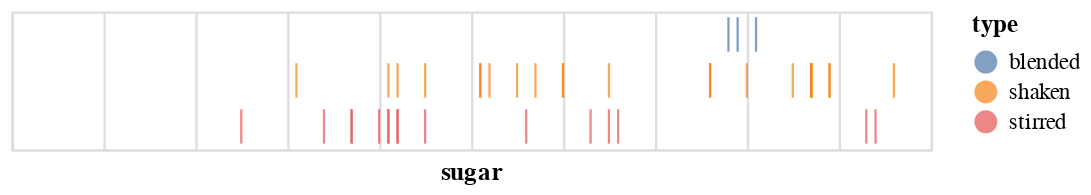

Write notebook code for a chart like this one.
### Code cell
base.mark_tick().encode(
    alt.X('sugar', axis=alt.Axis(labels=False, domain=False, ticks=False)),
    alt.Y('type', title='', axis=alt.Axis(labels=False, domain=False, ticks=False)),
    color=alt.condition(brush, 'type', alt.value('lightgrey'))
)

### Figure 1 — Vega-Lite specification as saved in the notebook (floating-point values rounded to 4 significant figures)
{"config": {"view": {"continuousWidth": 400, "continuousHeight": 300}}, "data": {"name": "data-4cfbd81e8e3a4b9a09c22b06f7060049"}, "mark": "tick", "encoding": {"color": {"condition": {"type": "nominal", "field": "type", "selection": "selector002"}, "value": "lightgrey"}, "x": {"type": "quantitative", "axis": {"domain": false, "labels": false, "ticks": false}, "field": "sugar"}, "y": {"type": "nominal", "axis": {"domain": false, "labels": false, "ticks": false}, "field": "type", "title": ""}}, "selection": {"selector002": {"type": "interval"}}, "$schema": "https://vega.github.io/schema/vega-lite/v4.0.2.json", "datasets": {"data-4cfbd81e8e3a4b9a09c22b06f7060049": [{"name": "Daiquiri with More Lime", "abv": 14.7, "acid": 0.94, "sugar": 8.7, "type": "shaken", "index": 9, "instructions": "Shake, coupe.", "ingredients": "2 oz white rum (40% abv)<br/>0.875 oz lime juice<br/>3/4 oz simple syrup", "ncotw": "<a href=\"https://www.reddit.com/r/cocktails/comments/1i0sbt/not_cocktail_of_the_week_27_daiquiri/\">#27</a>"}, {"name": "Honeysuckle", "abv": 15.0, "acid": 0.85, "sugar": 8.9, "type": "shaken", "index": 10, "instructions": "Shake, coupe. Garnish with lime wheel.", "ingredients": "2 oz white rum (40% abv)<br/>3/4 oz lime juice<br/>3/4 oz honey syrup", "ncotw": "<a href=\"https://www.reddit.com/r/cocktails/comments/1kd90i/not_cocktail_of_the_week_32_bees_knees/\">#32</a>"}, {"name": "Classic Daiquiri", "abv": 15.0, "acid": 0.85, "sugar": 8.9, "type": "shaken", "index": 11, "instructions": "Shake, coupe.", "ingredients": "2 oz white rum (40% abv)<br/>3/4 oz lime juice<br/>3/4 oz simple syrup", "ncotw": "<a href=\"https://www.reddit.com/r/cocktails/comments/1i0sbt/not_cocktail_of_the_week_27_daiquiri/\">#27</a>"}, {"name": "Blood and Sand", "abv": 15.6, "acid": 0.19, "sugar": 8.0, "type": "shaken", "index": 12, "instructions": "Shake, coupe. (Optionally flamed) orange twist.", "ingredients": "1 oz Scotch (43% abv)<br/>3/4 oz Cherry Herring<br/>3/4 oz sweet vermouth<br> 1/2 oz orange jucie", "ncotw": "<a href=\"https://www.reddit.com/r/cocktails/comments/1yds2e/not_cocktail_of_the_week_59_blood_and_sand/\">#59</a>"}, {"name": "Alexander", "abv": 16.4, "acid": 0.0, "sugar": 3.1, "type": "shaken", "index": 13, "instructions": "Shake, coupe. Grated nutmeg.", "ingredients": "2 oz Cognac (41% abv)<br/>1 oz heavy cream<br/>1/4 oz Demerara syrup", "ncotw": "not yet"}, {"name": "Hemingway Daiquiri", "abv": 16.5, "acid": 0.98, "sugar": 5.1, "type": "shaken", "index": 14, "instructions": "Shake, coupe. Garnish with lime wheel.", "ingredients": "2 oz white rum (40% abv)<br/>3/4 oz lime juice<br/>1/2 oz grapefruit juice<br/>1/2 oz Luxardo Maraschino<br/>2 drops saline solution", "ncotw": "<a href=\"https://www.reddit.com/r/cocktails/comments/1i0sbt/not_cocktail_of_the_week_27_daiquiri/\">#27</a>"}, {"name": "Brown Derby", "abv": 16.6, "acid": 0.44, "sugar": 7.6, "type": "shaken", "index": 15, "instructions": "Shake, coupe. Express and discard grapefruit twist.", "ingredients": "2 oz bourbon (45% abv)<br/>1 oz grapefruit juice<br/>1/2 oz honey syrup", "ncotw": "<a href=\"https://www.reddit.com/r/cocktails/comments/2a9ow3/not_cocktail_of_the_week_79_brown_derby/\">#79</a>"}, {"name": "Cosmopolitan (Modern/Bastardized)", "abv": 16.6, "acid": 1.05, "sugar": 5.5, "type": "shaken", "index": 16, "instructions": "Shake, coupe. Express and discard (optionally flamed) orange twist.", "ingredients": "1 1/2 oz Absolut Citron vodka<br/>3/4 oz Cointreau<br/>3/4 oz cranberry juice<br/>1/2 oz lime juice", "ncotw": "not yet"}, {"name": "Gold Rush", "abv": 17.2, "acid": 0.83, "sugar": 8.7, "type": "shaken", "index": 17, "instructions": "Shake, server over large rock.", "ingredients": "2 oz bourbon (47% abv)<br/>3/4 oz lemon juice<br/>3/4 oz honey syrup", "ncotw": "not yet"}, {"name": "Southside", "abv": 17.2, "acid": 0.83, "sugar": 8.7, "type": "shaken", "index": 18, "instructions": "Shake with handful mint, coupe. Garnish with mint.", "ingredients": "2 oz gin (47% abv)<br/>3/4 oz lemon juice<br/>3/4 oz simple syrup", "ncotw": "<a href=\"https://www.reddit.com/r/cocktails/comments/1jfrqi/not_cocktail_of_the_week_30_southside_and/\">#30</a>"}, {"name": "Bee's Knees", "abv": 17.2, "acid": 0.83, "sugar": 8.7, "type": "shaken", "index": 19, "instructions": "Shake, coupe. Garnish with lemon wheel.", "ingredients": "2 oz gin (47% abv)<br/>3/4 oz lemon juice<br/>3/4 oz honey syrup", "ncotw": "<a href=\"https://www.reddit.com/r/cocktails/comments/1kd90i/not_cocktail_of_the_week_32_bees_knees/\">#32</a>"}, {"name": "20th Century Cocktail", "abv": 17.3, "acid": 0.85, "sugar": 6.5, "type": "shaken", "index": 20, "instructions": "Shake, coupe.", "ingredients": "1 1/2 oz gin (47% abv)<br/>3/4 oz lemon juice<br/>3/4 oz white crme de cacao<br/>3/4 oz Lillet Blanc", "ncotw": "<a href=\"https://www.reddit.com/r/cocktails/comments/2377jm/not_cocktail_of_the_week_67_the_20th_century/\">#67</a>"}, {"name": "Fresh Lime Gimlet", "abv": 17.3, "acid": 0.82, "sugar": 8.7, "type": "shaken", "index": 21, "instructions": "Shake, coupe. Garnish with lime wheel.", "ingredients": "2 oz gin (47.4% abv)<br/>3/4 oz lime juice<br/>3/4 oz simple syrup", "ncotw": "<a href=\"https://www.reddit.com/r/cocktails/comments/28i1dn/not_cocktail_of_the_week_76_gimlet/\">#76</a>"}, {"name": "Corpse Reviver #2", "abv": 17.4, "acid": 1.03, "sugar": 5.7, "type": "shaken", "index": 22, "instructions": "Shake, coupe. Express and discard orange twist.", "ingredients": "3/4 oz lemon juice<br/>3/4 oz gin (47% abv)<br/>3/4 oz Cointreau<br/>3/4 oz Lillet Blanc", "ncotw": "<a href=\"https://www.reddit.com/r/cocktails/comments/1779xr/ncotw_3_corpse_reviver_2/\">#3</a>"}, {"name": "Jack Rose", "abv": 18.2, "acid": 0.81, "sugar": 8.5, "type": "shaken", "index": 23, "instructions": "Shake, coupe.", "ingredients": "2 oz apple brandy (50% abv)<br/>3/4 oz Grenadine<br/>3/4 oz lemon juice<br>1 dash Angostura bitters", "ncotw": "<a href=\"https://www.reddit.com/r/cocktails/comments/1bnysd/not_cocktail_of_the_week_13_jack_rose/\">#13</a>"}, {"name": "Margarita", "abv": 18.5, "acid": 0.76, "sugar": 6.0, "type": "shaken", "index": 24, "instructions": "Shake, coupe (optionally salted rim).", "ingredients": "2 oz blanco tequila (40% abv)<br/>3/4 oz lime juice<br/>3/4 oz Cointreau<br/>1/4 oz simple syrup<br/>5 drops saline solution", "ncotw": "not yet"}, {"name": "Aviation", "abv": 18.7, "acid": 0.81, "sugar": 5.1, "type": "shaken", "index": 25, "instructions": "Shake, coupe.", "ingredients": "2 oz Plymouth gin<br/>3/4 oz lemon juice<br/>1/2 oz Luxardo Maraschino<br/>1/4 oz crem de violette", "ncotw": "not yet"}, {"name": "Sidecar", "abv": 18.9, "acid": 0.76, "sugar": 6.0, "type": "shaken", "index": 26, "instructions": "Shake, coupe. Express and discard orange twist.", "ingredients": "2 oz Cognac (41% abv)<br/>3/4 oz Cointreau<br/>3/4 oz lemon juice<br/>1/4 oz simple syrup", "ncotw": "<a href=\"https://www.reddit.com/r/cocktails/comments/19cmfw/not_cocktail_of_the_week_8_sidecar/\">#8</a>"}, {"name": "Champs-Elysses", "abv": 19.7, "acid": 0.8, "sugar": 5.2, "type": "shaken", "index": 27, "instructions": "Shake, coupe. Express and discard lemon twist.", "ingredients": "2 oz Cognac (41% abv)<br/>3/4 oz lemon juice<br/>1/2 oz Green Chartreuse<br/>1/4 oz simple syrup<br/>1 dash Angostura bitters", "ncotw": "<a href=\"https://www.reddit.com/r/cocktails/comments/209moq/not_cocktail_of_the_week_62_champs_%C3%A9lys%C3%A9es/\">#62</a>"}, {"name": "Last Word", "abv": 20.0, "acid": 0.92, "sugar": 9.6, "type": "shaken", "index": 28, "instructions": "Shake, coupe.", "ingredients": "3/4 oz lime juice<br/>3/4 oz Green Chartreuse<br/>3/4 oz Luxardo Marschino<b4/>3/4 oz Plymouth gin<br/>2 drop saline", "ncotw": "<a href=\"https://www.reddit.com/r/cocktails/comments/14c11h/cocktail_of_the_week_1_last_word/\">COTW #1</a>"}, {"name": "Between the Sheets", "abv": 20.1, "acid": 0.58, "sugar": 4.5, "type": "shaken", "index": 29, "instructions": "Shake, coupe. Express and discard lemon twist.", "ingredients": "1 1/2 oz Cognac (41% abv)<br/>3/4 oz Curacao<br/>1/2 oz white rum (40% abv)<br/>1/2 oz lemon juice", "ncotw": "<a href=\"https://www.reddit.com/r/cocktails/comments/1xqbox/not_cocktail_of_the_week_58_between_the_sheets/\">#58</a>"}, {"name": "Brady Crusta", "abv": 20.2, "acid": 0.58, "sugar": 7.6, "type": "shaken", "index": 30, "instructions": "Shake, coupe (sugar-rimmed). Large lemon spiral.", "ingredients": "2 oz Cognac (41% abv)<br/>1/2 oz Curacao<br/>1/2 oz lemon juice<br/>1/4 oz Luxardo Maraschino", "ncotw": "not yet"}, {"name": "Pegu Club", "abv": 21.0, "acid": 0.78, "sugar": 4.2, "type": "shaken", "index": 31, "instructions": "Shake, coupe. Garnish with lime wheel.", "ingredients": "2 oz gin (47.3% abv)<br/>3/4 oz lime juice<br/>3/4 oz Curacao<br/>1 dash orange bitters<br/>1 dash Angostura bitters", "ncotw": "<a href=\"https://www.reddit.com/r/cocktails/comments/1c3psn/not_cocktail_of_the_week_14_pegu_club/\">#14</a>"}, {"name": "Blinker", "abv": 21.4, "acid": 0.39, "sugar": 4.1, "type": "shaken", "index": 32, "instructions": "Shake, coupe.", "ingredients": "2 oz rye (50% abv)<br/>3/4 oz grapefruit juice<br/>1 bsp raspberry syrup", "ncotw": "not yet"}, {"name": "Negroni", "abv": 20.7, "acid": 0.14, "sugar": 9.4, "type": "stirred", "index": 33, "instructions": "Stir. Coupe or over a large rock. Orange or grapefruit twist.", "ingredients": "1 oz sweet vermouth<br/>1 oz gin (47.3% abv)<br/>1 oz Campari", "ncotw": "<a href=\"https://www.reddit.com/r/cocktails/comments/1aoe1c/not_cocktail_of_the_week_11_negroni/\">#11</a>"}, {"name": "Blackthorn", "abv": 21.1, "acid": 0.1, "sugar": 6.3, "type": "stirred", "index": 34, "instructions": "Stir, coupe. Orange twist.", "ingredients": "1 1/2 oz Plymouth gin<br/>3/4 oz sweet vermouth<br/>3/4 oz sloe gin<br/>2 dashes orange bitters", "ncotw": "not yet"}, {"name": "Hanky Panky", "abv": 22.4, "acid": 0.2, "sugar": 5.6, "type": "stirred", "index": 35, "instructions": "Stir, coupe. Orange twist.", "ingredients": "1 1/2 oz sweet vermouth<br/>1 1/2 oz gin (47% abv)<br/>1 bsp Fernet Branca", "ncotw": "<a href=\"https://www.reddit.com/r/cocktails/comments/5c2njb/not_cocktail_of_the_week_123_hanky_panky/\">#123</a>"}, {"name": "Martinez", "abv": 22.5, "acid": 0.13, "sugar": 6.6, "type": "stirred", "index": 36, "instructions": "Stir, coupe. Lemon twist.", "ingredients": "2 oz Old Tom gin (40% abv)<br/>1 oz sweet vermouth<br/>1/4 oz Luxardo Maraschino<br/>1 dash Angostura bitters<br/>1 dash orange bitters", "ncotw": "<a href=\"https://www.reddit.com/r/cocktails/comments/1ck6v2/not_cocktail_of_the_week_15_martinez/\">#15</a>"}, {"name": "Manhatan (Boubon, 45% abv)", "abv": 24.6, "acid": 0.14, "sugar": 3.7, "type": "stirred", "index": 37, "instructions": "Stir, coupe. Orange twist or cherry.", "ingredients": "2 oz bourbon (45% abv)<br/>1 oz sweet vermouth<br/>2 dashes Angostura bitters", "ncotw": "<a href=\"https://www.reddit.com/r/cocktails/comments/16pciv/not_cocktail_of_the_week_2_the_manhattan/\">#2</a>"}, {"name": "Bobby Burns", "abv": 24.9, "acid": 0.1, "sugar": 4.2, "type": "stirred", "index": 38, "instructions": "Stir, coupe. Lemon twist.", "ingredients": "2 oz Scotch (43% abv)<br/>3/4 oz sweet vermouth<br/>1/4 oz Benedictine", "ncotw": "<a href=\"https://www.reddit.com/r/cocktails/comments/169jv7/cocktail_of_the_week_3_bobby_burns/\">#1</a>"}, {"name": "Rob Roy", "abv": 25.5, "acid": 0.09, "sugar": 2.5, "type": "stirred", "index": 39, "instructions": "Stir, coupe. Lemon twist.", "ingredients": "2.5 oz Scotch (43% abv)<br/>3/4 oz sweet vermouth<br/>2 dashes Angostura bitters", "ncotw": "<a href=\"https://www.reddit.com/r/cocktails/comments/2owdug/not_cocktail_of_the_week_101_rob_roy/\">#101</a>"}, {"name": "Old Pal", "abv": 25.6, "acid": 0.09, "sugar": 4.0, "type": "stirred", "index": 40, "instructions": "Stir, coupe.", "ingredients": "2 oz rye (50% abv)<br/>3/4 oz Campari<br/>3/4 oz dry vermouth", "ncotw": "<a href=\"https://www.reddit.com/r/cocktails/comments/2sfsns/not_cocktail_of_the_week_105_old_pal/\">#105</a>"}, {"name": "Vieux Carre", "abv": 25.9, "acid": 0.1, "sugar": 4.1, "type": "stirred", "index": 41, "instructions": "Stir, serve over large rock.", "ingredients": "1 oz rye (50% abv)<br/>1 oz Cognac (41% abv)<br/>3/4 oz sweet vermouth<br/>1/4 oz Benedictine<br/>1 dash Angostura bitters<br/>1 dash Peychaud's bitters", "ncotw": "<a href=\"https://www.reddit.com/r/cocktails/comments/1a8cs5/not_cocktail_of_the_week_10_vieux_carr%C3%A9/\">#10</a>"}, {"name": "Brooklyn", "abv": 26.3, "acid": 0.06, "sugar": 4.2, "type": "stirred", "index": 42, "instructions": "Stir, coupe. Garnish with cherry.", "ingredients": "2 oz rye (50% abv)<br/>1/2 oz Amer Picon<br/>1/2 oz dry vermouth<br/>1/4 oz Luxardo Maraschino<br/>1 dash Angostura bitters", "ncotw": "<a href=\"https://www.reddit.com/r/cocktails/comments/2ni3ba/not_cocktail_of_the_week_99_the_brooklyn/\">#99</a>"}, {"name": "Bijou", "abv": 27.1, "acid": 0.14, "sugar": 9.3, "type": "stirred", "index": 43, "instructions": "Stir, coupe. Lemon twist or cherry.", "ingredients": "1 oz gin (47.3% abv)<br/>1 oz sweet vermouth<br/>1 oz Green Chartreuse<br/>1 dash orange bitters", "ncotw": "<a href=\"https://www.reddit.com/r/cocktails/comments/2ypbjw/not_cocktail_of_the_week_109_bijou/\">#109</a>"}, {"name": "Manhatan (Rye, 50% abv)", "abv": 27.2, "acid": 0.12, "sugar": 3.4, "type": "stirred", "index": 44, "instructions": "Stir, coupe. Orange twist or cherry.", "ingredients": "2 oz rye (50% abv)<br/>0.875 oz sweet vermouth<br/>2 dashes Angostura bitters", "ncotw": "<a href=\"https://www.reddit.com/r/cocktails/comments/16pciv/not_cocktail_of_the_week_2_the_manhattan/\">#2</a>"}, {"name": "Rusty Nail", "abv": 28.8, "acid": 0.0, "sugar": 4.1, "type": "stirred", "index": 45, "instructions": "Stir, serve over large rock. Lemon peel.", "ingredients": "2 oz Scotch (43% abv)<br/>1/2 oz Drambuie", "ncotw": "not yet"}, {"name": "Improved Whiskey Cocktail", "abv": 29.3, "acid": 0.0, "sugar": 6.5, "type": "stirred", "index": 46, "instructions": "Stir, sever over large rock in absinthe-rinsed glass. Lemon twist.", "ingredients": "2 oz rye (50% abv)<br/>1/4 oz Luxardo Maraschino<br/>1/4 oz simple syrup<br/>2 dashes Angostura bitters", "ncotw": "<a href=\"https://www.reddit.com/r/cocktails/comments/1hkxy5/not_cocktail_of_the_week_26_improved_whiskey/\">#26</a>"}, {"name": "De La Louisiane", "abv": 29.3, "acid": 0.06, "sugar": 4.5, "type": "stirred", "index": 47, "instructions": "Stir, coupe. Garnish with cherry.", "ingredients": "2 oz rye (50% abv)<br/>1/2 oz Benedictine<br/>1/2 oz sweet vermouth<br/>3 dashes Peychaud's bitters<br/>3 dashes Angostura bitters<br/>3 dashes absinthe", "ncotw": "<a href=\"https://www.reddit.com/r/cocktails/comments/2tzik7/not_cocktail_of_the_week_106_cocktail_a_la/\">#106</a>"}, {"name": "Widow's Kiss", "abv": 32.3, "acid": 0.0, "sugar": 3.7, "type": "stirred", "index": 48, "instructions": "Stir, coupe.", "ingredients": "2 oz apple brandy (50% abv)<br/>1/4 oz Benedictine<br/>1/4 oz Yellow Chartreuse", "ncotw": "<a href=\"https://www.reddit.com/r/cocktails/comments/1toslc/not_cocktail_of_the_week_51_widows_kiss/\">#51</a>"}, {"name": "Blender Daiquiri", "abv": 15.0, "acid": 0.57, "sugar": 8.1, "type": "blended", "index": 50, "instructions": "Blend with 120 g ice, strain, coupe.", "ingredients": "2 1/2 oz water<br/>2 1/4 oz sugard 80-proof rum<br/>1/2 oz lime juice<br/>4 drops saline solution", "ncotw": "not yet"}, {"name": "Blender Margarita", "abv": 17.2, "acid": 0.57, "sugar": 7.9, "type": "blended", "index": 51, "instructions": "Blend with 120 g ice, strain, coupe.", "ingredients": "2 1/2 oz water<br/>1 oz Cointreau<br/>3/4 oz white mezcal<br/>1/2 oz Yellow Chartreuse<br/>1/2 oz lime juice<br/>10 drops Hellfire bitters", "ncotw": "not yet"}, {"name": "Blender Whiskey Sour", "abv": 16.7, "acid": 0.61, "sugar": 7.8, "type": "blended", "index": 52, "instructions": "Blend with 120 g ice, strain, coupe.", "ingredients": "2 1/2 oz water<br/>2 oz sugared 100-proof rye<br/>1/2 oz lemon juice<br/>1/4 oz orange juice<br/>4 drops saline solution", "ncotw": "not yet"}]}}
